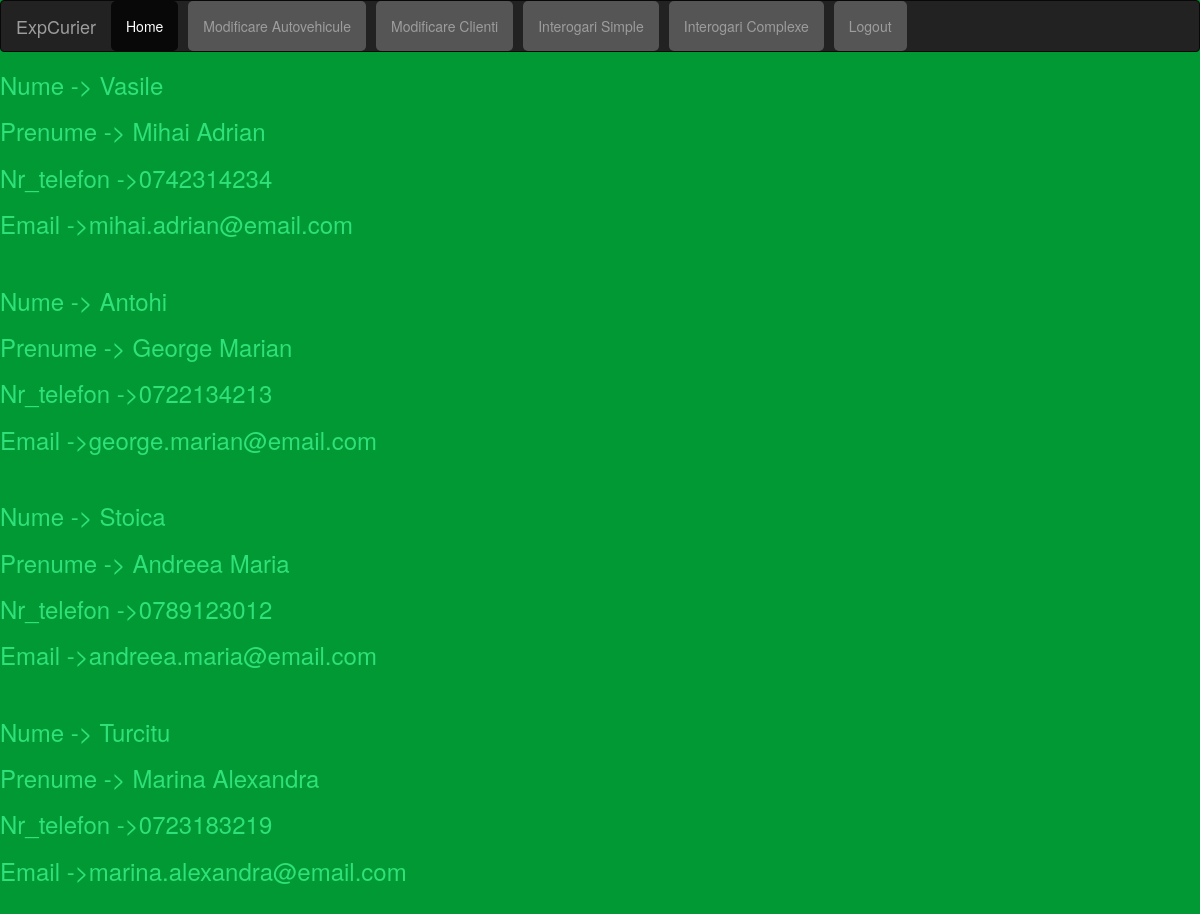
The page /clienti.php on the database its author committed.
### tables this page shows
CREATE TABLE `clienti` (
  `ID_client` int NOT NULL,
  `Nume` varchar(50) NOT NULL,
  `Prenume` varchar(50) NOT NULL,
  `Strada` varchar(50) NOT NULL,
  `Numar` varchar(50) NOT NULL,
  `Localitate` varchar(50) NOT NULL,
  `Judet` varchar(50) NOT NULL,
  `Cod_postal` varchar(50) NOT NULL,
  `Nr_telefon` varchar(50) NOT NULL,
  `Email` varchar(50) NOT NULL
);

### clienti.php (the view)
<?php
include "db_conn.php"
 ?>
<?php include "includes/header.php" ?>
<body>
	 <link rel="stylesheet" type="text/css" href="style1.css">
	 <?php include "includes/nav.php"?>
<?php
$sql = "SELECT * from clienti";
$result = mysqli_query($conn, $sql);
foreach ($result as $key) {
	echo "<h3 font-size: 5px;'>", 'Nume -> ', $key['Nume'], '</h3>';
	echo "<h3 font-size: 5px;'>",'Prenume -> ', $key['Prenume'], '</h3>';
	echo "<h3 font-size: 5px;'>", 'Nr_telefon ->', $key['Nr_telefon'], '</h3>';
	echo "<h3 font-size: 5px;'>",'Email ->', $key['Email'], '</h3>';
	echo '<br>';
}
?>
</body>
</html>

### includes/header.php (shortened to what this page needs)
<!DOCTYPE html>
<html lang="en">
<head>
  <link rel="stylesheet" href="https://maxcdn.bootstrapcdn.com/bootstrap/3.4.1/css/bootstrap.min.css">
  <link rel="stylesheet" type="text/css" href="style1.css">
</head>

### includes/nav.php
<nav class="navbar navbar-inverse">
  <div class="container-fluid">
    <div class="navbar-header">
      <a1 class="navbar-brand" href="#">ExpCurier</a1>
    </div>
    <ul class="nav navbar-nav">
      <li class="active"><a href="home.php">Home</a></li>
      <li><a href="index_autovehicule.php">Modificare Autovehicule</a></li>
      <li><a href="index_clienti.php">Modificare Clienti</a></li>
      <li><a href="index_interogari_simple.php">Interogari Simple</a></li>
      <li><a href="index_interogari_complexe.php">Interogari Complexe</a><li>
      <li><a href="logout.php">Logout</a></li>
    </ul>
  </div>
</nav>

### style1.css (style rules this page uses)
body { background: #009933; color: #009933; height: 100vh; }
a { float: middle; background: #555; padding: 10px 15px; color: #2FE17A; border-radius: 5px; margin-right: 10px; border: none; text-decoration: none; }
h3 { color: #2FE17A; }

### rows shown on the page
clienti: Nume "Vasile", Prenume "Mihai Adrian", Nr_telefon "0742314234", Email "mihai.adrian@email.com"
clienti: Nume "Antohi", Prenume "George Marian", Nr_telefon "0722134213", Email "george.marian@email.com"
clienti: Nume "Stoica", Prenume "Andreea Maria", Nr_telefon "0789123012", Email "andreea.maria@email.com"
clienti: Nume "Turcitu", Prenume "Marina Alexandra", Nr_telefon "0723183219", Email "marina.alexandra@email.com"
